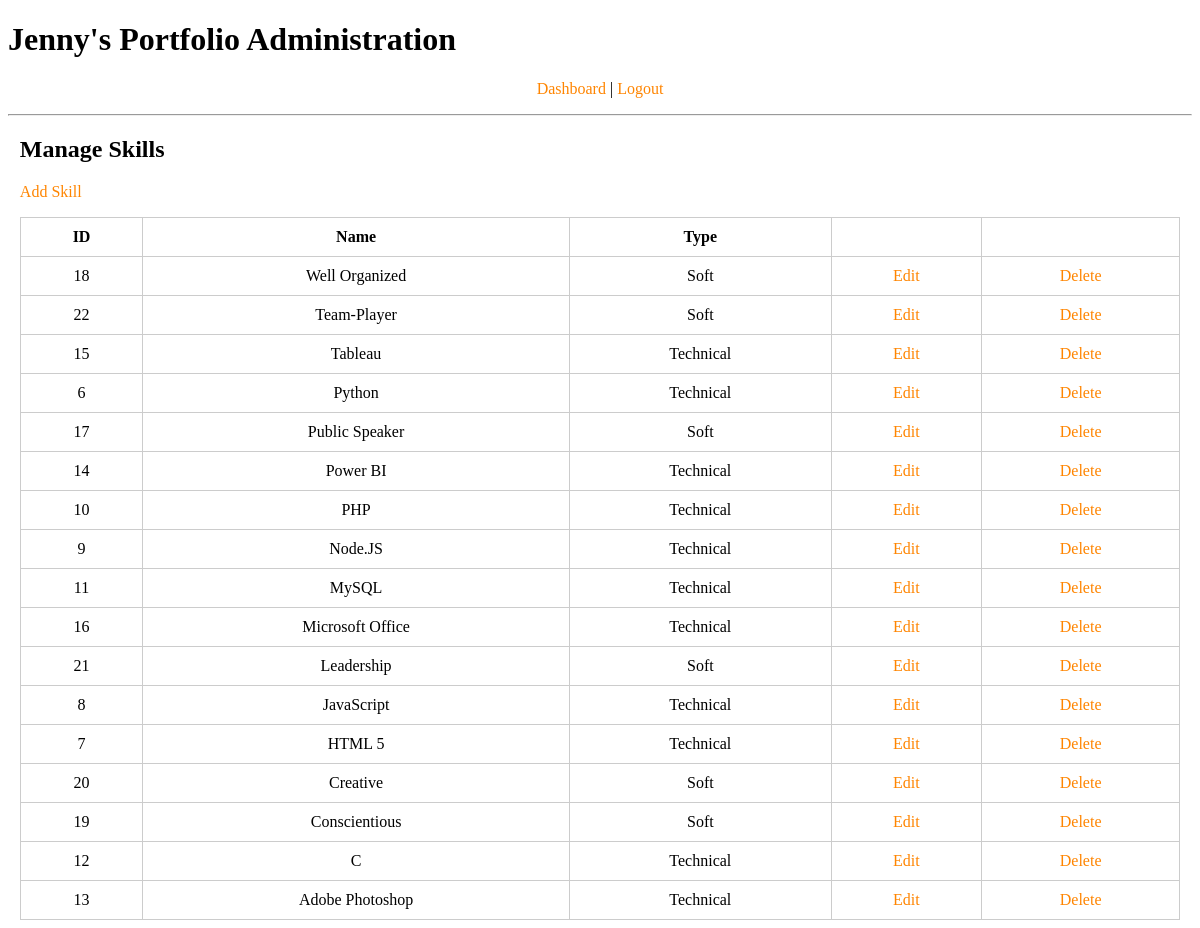
The page /admin/skills.php (signed in) on the database its author committed.
### tables this page shows
CREATE TABLE `skills` (
  `id` int(11) NOT NULL,
  `name` varchar(100) NOT NULL,
  `type` varchar(200) NOT NULL
);

### admin/skills.php (the view, shortened to what this page needs)
<?php
include( 'includes/database.php' );
include( 'includes/header.php' );
$query = 'SELECT *
  FROM skills
  ORDER BY name DESC';
$result = mysqli_query( $connect, $query );
?>
<h2>Manage Skills</h2>
<p><a href="skills_add.php"><i class="fas fa-plus-square"></i> Add Skill</a></p>
<table>
  <tr>
    <th align="center">ID</th>
    <th align="center">Name</th>
    <th align="center">Type</th>
    <th></th>
    <th></th>
  </tr>
  <?php while( $record = mysqli_fetch_assoc( $result ) ): ?>
    <tr>
      <td align="center"><?php echo $record['id']; ?></td>
      <td align="center"><?php echo $record['name']; ?></td>
      <td align="center"><?php echo $record['type']; ?></td>
      <td align="center"><a href="skills_edit.php?id=<?php echo $record['id']; ?>">Edit</i></a></td>
      <td align="center">
        <a href="skills.php?delete=<?php echo $record['id']; ?>" onclick="javascript:confirm('Are you sure you want to delete this skill?');">Delete</i></a>
      </td>
    </tr>
  <?php endwhile; ?>
</table>
<?php
include( 'includes/footer.php' );
?>

### admin/includes/header.php (shortened to what this page needs)
<!doctype html>
<html>
<head>
  <link href="styles.css" type="text/css" rel="stylesheet">
</head>
<body>
  <h1>Jenny's Portfolio Administration</h1>
  <?php if(isset($_SESSION['id'])): ?>
    <p style="padding: 0 1%; text-align: center;">
      <a href="dashboard.php">Dashboard</a> |
      <a href="logout.php">Logout</a>
    </p>
  <?php endif; ?>
  <hr>
  <div style="max-width: 1500px; margin: auto; padding: 0 1%;">

### admin/includes/footer.php
  </div>
</body>
</html>

### admin/styles.css (style rules this page uses)
a:link, a:active, a:hover, a:visited { text-decoration: none; color: #FF8500; }
table { width: 100%; border: 1px solid #ccc; border-spacing: 0; border-collapse: collapse; }
td, th { border: 1px solid #ccc; padding: 10px; }
th { white-space: nowrap; }

### rows shown on the page
skills: id "18", name "Well Organized", type "Soft"
skills: id "22", name "Team-Player", type "Soft"
skills: id "15", name "Tableau", type "Technical"
skills: id "6", name "Python", type "Technical"
skills: id "17", name "Public Speaker", type "Soft"
skills: id "14", name "Power BI", type "Technical"
skills: id "10", name "PHP", type "Technical"
skills: id "9", name "Node.JS", type "Technical"
skills: id "11", name "MySQL", type "Technical"
skills: id "16", name "Microsoft Office", type "Technical"
skills: id "21", name "Leadership", type "Soft"
skills: id "8", name "JavaScript", type "Technical"
skills: id "7", name "HTML 5", type "Technical"
skills: id "20", name "Creative", type "Soft"
skills: id "19", name "Conscientious", type "Soft"
skills: id "12", name "C", type "Technical"
skills: id "13", name "Adobe Photoshop", type "Technical"
